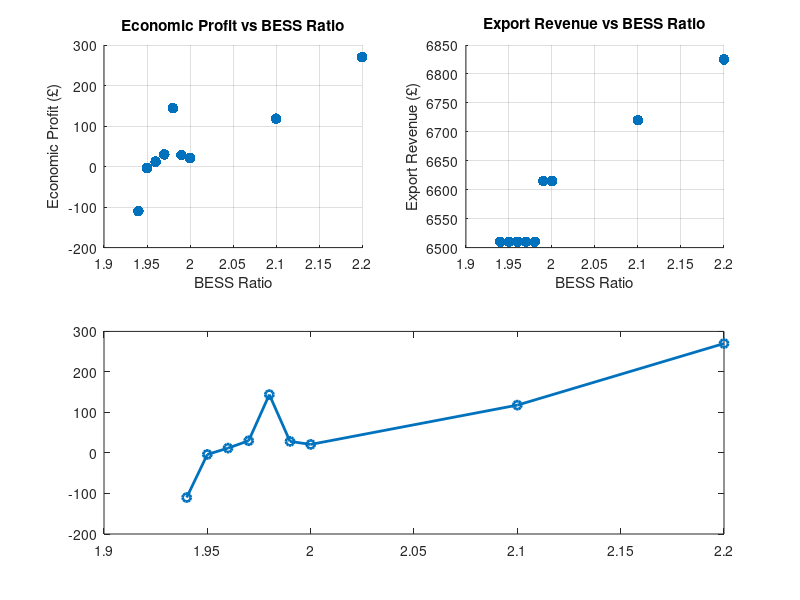

The MATLAB source for this figure: (Note: this script raises an error after producing the figure.)
% Data
bessRatio = [1.94, 1.95, 1.96, 1.97, 1.98, 1.99, 2.0, 2.1, 2.2];
economicProfit = [-109.96, -3.62, 11.96, 30.15, 144.09, 28.55, 21.08, 118.05, 270.13];
exportRevenue = [6510, 6510, 6510, 6510, 6510, 6615, 6615, 6720, 6825];

%% Economic Profit vs BESS Ratio
figure('Name','BESS Analysis Dashboard','NumberTitle','off');

subplot(2,2,1)
scatter(bessRatio, economicProfit, 60, 'filled')
grid on
xlabel('BESS Ratio')
ylabel('Economic Profit (£)')
title('Economic Profit vs BESS Ratio')

%% Export Revenue vs BESS Ratio
subplot(2,2,2)
scatter(bessRatio, exportRevenue, 60, 'filled')
grid on
xlabel('BESS Ratio')
ylabel('Export Revenue (£)')
title('Export Revenue vs BESS Ratio')

%% Line Plot: Economic Profit Trend
subplot(2,2,[3 4])
plot(bessRatio, economicProfit, '-o', 'LineWidth', 2)
hold on
yline(0, 'r', 'LineWidth', 1.5)  % <-- Adds the red horizontal line at y = 0
hold off
grid on
xlabel('BESS Ratio')
ylabel('Economic Profit (£)')
title('Combined Analysis: Economic Profit Trend')
